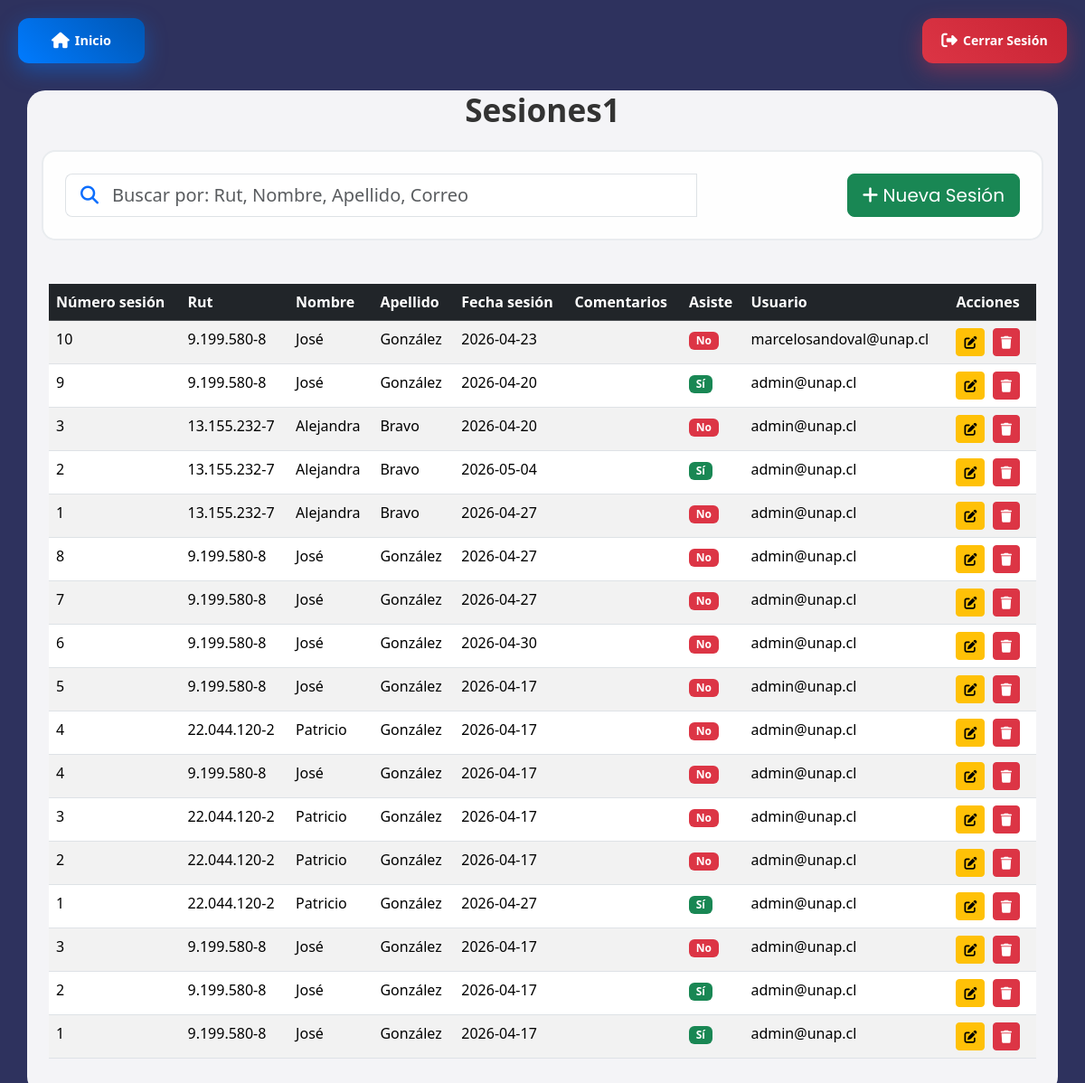
Screenshot of /sesiones.php (signed in) with the database file from the repository.
### tables this page shows
CREATE TABLE `sesiones` (
  `id_sesion` int NOT NULL AUTO_INCREMENT,
  `rut` varchar(15) NOT NULL,
  `numero_sesion` int NOT NULL,
  `fecha_sesion` date NOT NULL,
  `comentarios` varchar(250) DEFAULT NULL,
  `usuario` varchar(50) DEFAULT NULL,
  `asiste` varchar(2) DEFAULT NULL,
  PRIMARY KEY (`id_sesion`),
  KEY `FK_sesiones_To_paciente` (`rut`),
  CONSTRAINT `FK_sesiones_To_paciente` FOREIGN KEY (`rut`) REFERENCES `pacientes` (`rut`)
);

CREATE TABLE `pacientes` (
  `id_paciente` int NOT NULL AUTO_INCREMENT,
  `rut` varchar(15) NOT NULL,
  `nombres` varchar(50) NOT NULL,
  `apellidos` varchar(50) NOT NULL,
  `email` varchar(50) DEFAULT NULL,
  `celular` int DEFAULT NULL,
  `id_rango_etareo` int NOT NULL,
  `comentarios` varchar(250) DEFAULT NULL,
  `fecha_registro` date NOT NULL,
  `id_estado` int NOT NULL,
  `usuario` varchar(50) DEFAULT NULL,
  PRIMARY KEY (`id_paciente`),
  UNIQUE KEY `rut` (`rut`),
  KEY `FK_pacientes_To_rango` (`id_rango_etareo`),
  KEY `FK_pacientes_To_estado` (`id_estado`),
  CONSTRAINT `FK_pacientes_To_estado` FOREIGN KEY (`id_estado`) REFERENCES `tipo_estado` (`id_estado`),
  CONSTRAINT `FK_pacientes_To_rango` FOREIGN KEY (`id_rango_etareo`) REFERENCES `tipo_rango_etareo` (`id_rango_etareo`)
);

### sesiones.php (the view, shortened to what this page needs)
<?php
$con = connection();
$sql = "SELECT
    s.id_sesion,
    s.rut,
    p.nombres,
    p.apellidos,
    s.numero_sesion,
    s.fecha_sesion,
    s.comentarios,
    s.usuario,
    s.asiste
    FROM
        sesiones s
    INNER JOIN
        pacientes p ON s.rut = p.rut
        ORDER BY s.id_sesion DESC";
$query = mysqli_query($con, $sql);
?>
<!DOCTYPE html>
<html lang="es">
<head>
    <link rel="stylesheet" href="css/pacientes.css">
    <link href="https://cdn.jsdelivr.net/npm/bootstrap@5.3.2/dist/css/bootstrap.min.css" rel="stylesheet">
    <link rel="stylesheet" href="https://cdnjs.cloudflare.com/ajax/libs/font-awesome/6.4.0/css/all.min.css">
</head>
<body>
    <div class="menu-container">
        <a id="inicio" href="menu.php" class="btn btn-inicio menu-btn">
            <i class="fas fa-home btn-icon"></i> Inicio
        </a>
        <a id="cerrar_sesion" href="logout.php" class="btn btn-logout menu-btn">
            <i class="fas fa-sign-out-alt btn-icon"></i> Cerrar Sesión
        </a>
    </div>
    <div class="menu-card mx-auto" style="max-width: 1400px;">
        <h1 class="menu-title text-center mb-4">Sesiones1</h1>
        <div class="search-section mb-4 p-4 mx-3">
            <div class="row align-items-center g-3">
                <div class="col-md-8">
                    <div class="input-group input-group-lg">
                        <span class="input-group-text bg-white border-end-0">
                            <i class="fas fa-search text-primary"></i>
                        </span>
                        <input type="text"
                        class="form-control border-start-0 ps-0 shadow-none"
                        id="buscador"
                        placeholder="Buscar por: Rut, Nombre, Apellido, Correo"
                        autocomplete="off">
                    </div>
                </div>
                <div class="col-md-4 text-end">
                    <a href="../clinica_psicologica/nueva_sesion.php" class="btn btn-success btn-lg"style=" font-family: 'poppins', sans-serif;
    font-size: 20px;">
                        <i class="fas fa-plus"></i> Nueva Sesión
                    </a>
                </div>
            </div>
        </div>
        <div class="card-body p-4">
    <div class="table-responsive">
        <table class="table table-striped table-hover">
            <thead class="table-dark">
                <tr>
                    <th>Número sesión</th>
                    <th>Rut</th>
                    <th>Nombre</th>
                    <th>Apellido</th>
                    <th>Fecha sesión</th>
                    <th>Comentarios</th>
                    <th>Asiste</th>
                    <th>Usuario</th>
                    <th>Acciones</th>
                </tr>
            </thead>
            <tbody>
                <?php while($row = mysqli_fetch_array($query)): ?>
                <tr class="sesiones-row">
                <td><?=$row['numero_sesion']?></td>
                <td><?=$row['rut']?></td>
                <td><?=$row['nombres']?></td>
                <td><?=$row['apellidos']?></td>
                <td><?=$row['fecha_sesion']?></td>
                <td><?=$row['comentarios']?></td>
                <td>
                    <?php if($row['asiste'] == '1'): ?>
                        <span class="badge bg-success">Sí</span>
                    <?php else: ?>
                        <span class="badge bg-danger">No</span>
                    <?php endif; ?>
                </td>
                <td><?=$row['usuario']?></td>
                <td>
                    <a href="editar_sesion.php?id_sesion=<?= $row['id_sesion']?>"
                    class="btn btn-warning btn-sm me-1">
                        <i class="fas fa-edit"></i>
                    </a>
                    <a class="btn btn-danger btn-sm me-1" href="eliminar_sesion.php?id_sesion=<?= $row['id_sesion']?>"
                    onclick="return confirm('¿Estás seguro de que deseas eliminar este registro?');">
                        <i class="fas fa-trash"></i>
                    </a>
                </td>
            </tr>
            <?php endwhile; ?>
        </tbody>
        </table>
    </div>
</div>
</body>
</html>

### css/pacientes.css (style rules this page uses)
* { box-sizing: border-box; }
body { background: #2e325e !important; background-image: linear-gradient(135deg, #2e325e 0%, #2e325e 100%) !important; background-attachment: fixed !important; margin: 0 !important; padding: 0 !important; overflow-y: scroll !important; }
.menu-container { position: fixed !important; top: 0 !important; left: 0 !important; width: 100% !important; height: 0 !important; z-index: 2000000 !important; pointer-events: none !important; }
#inicio { position: fixed !important; pointer-events: auto !important; z-index: 2000001 !important; transition: background 0.3s, box-shadow 0.3s !important; transform: none !important; position: fixed !important; pointer-events: auto !important; top: 20px !important; left: 20px !important; z-index: 100001 !important; width: 140px !important; height: 50px !important; padding: 0 12px !important; margin: 0 !important; border: none !important; border-radius: 12px !important; display: flex !important; align-items: center !important; justify-content: center !important; font-weight: 600 !important; font-size: 0.9rem !important; text-decoration: none !important; color: white !important; background: linear-gradient(45deg, #007bff, #0056b3) !important; box-shadow: 0 8px 25px rgba(0, 123, 255, 0.4) !important; transition: all 0.3s cubic-bezier(0.4, 0, 0.2, 1) !important; pointer-events: auto !important; overflow: hidden !important; }
#cerrar_sesion { position: fixed !important; pointer-events: auto !important; z-index: 2000001 !important; transition: background 0.3s, box-shadow 0.3s !important; transform: none !important; position: fixed !important; pointer-events: auto !important; top: 20px !important; right: 20px !important; z-index: 100001 !important; width: 160px !important; height: 50px !important; padding: 0 12px !important; margin: 0 !important; border: none !important; border-radius: 12px !important; display: flex !important; align-items: center !important; justify-content: center !important; font-weight: 600 !important; font-size: 0.88rem !important; text-decoration: none !important; color: white !important; background: linear-gradient(45deg, #dc3545, #c82333) !important; box-shadow: 0 8px 25px rgba(220, 53, 69, 0.4) !important; transition: all 0.3s cubic-bezier(0.4, 0, 0.2, 1) !important; pointer-events: auto !important; overflow: hidden !important; }
#inicio .btn-icon, #cerrar_sesion .btn-icon { margin-right: 6px !important; font-size: 1.1rem !important; transition: all 0.3s ease !important; }
.menu-card { position: absolute !important; top: 100px !important; left: 50% !important; transform: translateX(-50%) !important; margin-bottom: 50px !important; z-index: 100 !important; background: rgba(255, 255, 255, 0.95); backdrop-filter: blur(10px); border-radius: 20px; width: 95%; }
.menu-title { color: #333 !important; font-weight: 700 !important; margin-bottom: 30px !important; font-size: 2.2rem !important; text-align: center !important; }

### sesiones.php (style rules this page uses)
.search-section { border: 2px solid #e9ecef; border-radius: 15px; background: rgba(255,255,255,0.9); }

### rows the page displays
sesiones: numero_sesion "10", rut "9.199.580-8", pacientes.nombres "José", pacientes.apellidos "González", fecha_sesion "2026-04-23", asiste "No", usuario "marcelosandoval@unap.cl"
sesiones: numero_sesion "9", rut "9.199.580-8", pacientes.nombres "José", pacientes.apellidos "González", fecha_sesion "2026-04-20", asiste "Sí", usuario "admin@unap.cl"
sesiones: numero_sesion "3", rut "13.155.232-7", pacientes.nombres "Alejandra", pacientes.apellidos "Bravo", fecha_sesion "2026-04-20", asiste "No", usuario "admin@unap.cl"
sesiones: numero_sesion "2", rut "13.155.232-7", pacientes.nombres "Alejandra", pacientes.apellidos "Bravo", fecha_sesion "2026-05-04", asiste "Sí", usuario "admin@unap.cl"
sesiones: numero_sesion "1", rut "13.155.232-7", pacientes.nombres "Alejandra", pacientes.apellidos "Bravo", fecha_sesion "2026-04-27", asiste "No", usuario "admin@unap.cl"
sesiones: numero_sesion "8", rut "9.199.580-8", pacientes.nombres "José", pacientes.apellidos "González", fecha_sesion "2026-04-27", asiste "No", usuario "admin@unap.cl"
sesiones: numero_sesion "7", rut "9.199.580-8", pacientes.nombres "José", pacientes.apellidos "González", fecha_sesion "2026-04-27", asiste "No", usuario "admin@unap.cl"
sesiones: numero_sesion "6", rut "9.199.580-8", pacientes.nombres "José", pacientes.apellidos "González", fecha_sesion "2026-04-30", asiste "No", usuario "admin@unap.cl"
sesiones: numero_sesion "5", rut "9.199.580-8", pacientes.nombres "José", pacientes.apellidos "González", fecha_sesion "2026-04-17", asiste "No", usuario "admin@unap.cl"
sesiones: numero_sesion "4", rut "22.044.120-2", pacientes.nombres "Patricio", pacientes.apellidos "González", fecha_sesion "2026-04-17", asiste "No", usuario "admin@unap.cl"
sesiones: numero_sesion "4", rut "9.199.580-8", pacientes.nombres "José", pacientes.apellidos "González", fecha_sesion "2026-04-17", asiste "No", usuario "admin@unap.cl"
sesiones: numero_sesion "3", rut "22.044.120-2", pacientes.nombres "Patricio", pacientes.apellidos "González", fecha_sesion "2026-04-17", asiste "No", usuario "admin@unap.cl"
sesiones: numero_sesion "2", rut "22.044.120-2", pacientes.nombres "Patricio", pacientes.apellidos "González", fecha_sesion "2026-04-17", asiste "No", usuario "admin@unap.cl"
sesiones: numero_sesion "1", rut "22.044.120-2", pacientes.nombres "Patricio", pacientes.apellidos "González", fecha_sesion "2026-04-27", asiste "Sí", usuario "admin@unap.cl"
sesiones: numero_sesion "3", rut "9.199.580-8", pacientes.nombres "José", pacientes.apellidos "González", fecha_sesion "2026-04-17", asiste "No", usuario "admin@unap.cl"
sesiones: numero_sesion "2", rut "9.199.580-8", pacientes.nombres "José", pacientes.apellidos "González", fecha_sesion "2026-04-17", asiste "Sí", usuario "admin@unap.cl"
sesiones: numero_sesion "1", rut "9.199.580-8", pacientes.nombres "José", pacientes.apellidos "González", fecha_sesion "2026-04-17", asiste "Sí", usuario "admin@unap.cl"
